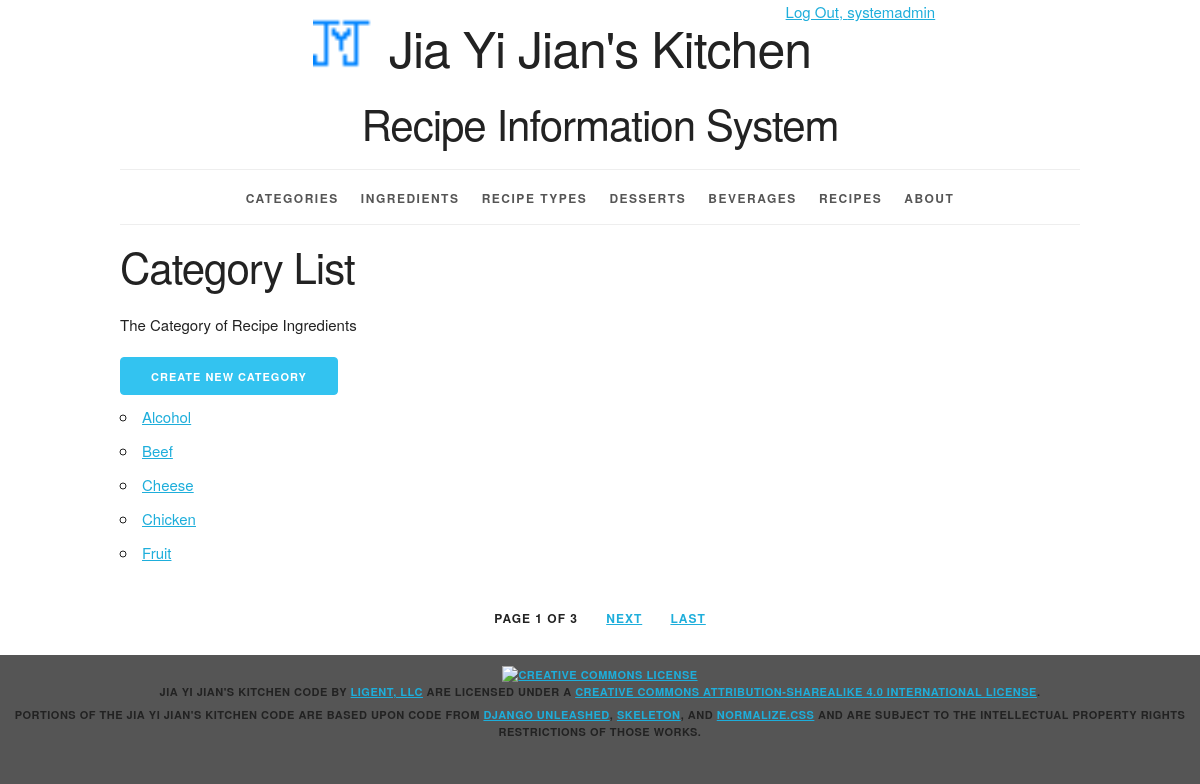
Page /categories/ (signed in) on the committed database.
### recipeinfo/models.py (models this page shows, shortened)
class Category(models.Model):
    category_id = models.AutoField(primary_key=True)
    category_name = models.CharField(max_length=45, unique=True)
    def __str__(self):
        return '%s' % self.category_name
    def get_absolute_url(self):
        return reverse('recipeinfo_category_detail_urlpattern',kwargs={'pk': self.pk})
    class Meta:
        ordering = ['category_name']

### recipeinfo/views.py (the view)
class CategoryList(LoginRequiredMixin, PermissionRequiredMixin, PageLinksMixin, ListView):
    paginate_by = 5
    model = Category
    permission_required = 'recipeinfo.view_category'

### recipeinfo/utils.py (called while the page is built)
    def _page_urls(self, page_number):
        return "?{pkw}={n}".format(
            pkw=self.page_kwarg,
            n=page_number)

    def first_page(self, page):
        if page.number > 1:
            return self._page_urls(1)
        return None

    def previous_page(self, page):
        if (page.has_previous()
                and page.number > 2):
            return self._page_urls(
                page.previous_page_number())
        return None

    def next_page(self, page):
        last_page = page.paginator.num_pages
        if (page.has_next()
                and page.number < last_page - 1):
            return self._page_urls(
                page.next_page_number())
        return None

    def last_page(self, page):
        last_page = page.paginator.num_pages
        if page.number < last_page:
            return self._page_urls(last_page)
        return None

    def get_context_data(self, **kwargs):
        context = super().get_context_data(
            **kwargs)
        page = context.get('page_obj')
        if page is not None:
            context.update({
                'first_page_url':
                    self.first_page(page),
                'previous_page_url':
                    self.previous_page(page),
                'next_page_url':
                    self.next_page(page),
                'last_page_url':
                    self.last_page(page),
            })
        return context

### recipeinfo/templates/recipeinfo/category_list.html (shortened to what this page needs)
{% extends 'recipeinfo/base.html' %}
{% block content %}
<h2>Category List</h2><h6>The Category of Recipe Ingredients</h6>
    {% if perms.recipeinfo.add_category %}
    <div>
         <a href="{% url 'recipeinfo_category_create_urlpattern' %}"
         class="button button-primary">Create New Category</a>
    </div>
    {% endif %}
    <ul>
        {% for category in category_list %}
            <li>
            <a href="{{ category.get_absolute_url }}">{{ category }}</a>
            </li>
        {% empty %}
            <li><em>There are currently no categories in the list.</em></li>
        {% endfor %}
    </ul>
{% endblock %}

### recipeinfo/templates/recipeinfo/base.html (shortened to what this page needs)
{% load staticfiles %}
<!DOCTYPE html>
<html lang="en">
<head>
    <link rel="stylesheet" type="text/css"
          href="{% static 'recipeinfo/normalize.css' %}">
    <link rel="stylesheet" type="text/css"
          href="{% static 'recipeinfo/skeleton.css' %}">
    <link rel="stylesheet" type="text/css"
          href="{% static 'recipeinfo/style.css' %}">
</head>
<body>
<div class="container">
    <div class="offset-by-eight four columns">
        <ul class = "inline">
            {% if user.is_authenticated %}
                <li><a href="{% url 'logout_urlpattern' %}">
                    Log Out, {{ user.get_username }}</a></li>
                {% else %}
                <li><a href="{% url 'login_urlpattern' %}">
                    Log In</a></li>
            {% endif %}
        </ul>
    </div>
    <header class="row">
        <div class="offset-by-one ten columns">
            <h1 class="logo">Jia Yi Jian's Kitchen</h1>
            <h2>Recipe Information System</h2>
        </div>
    </header>
    <nav>
        <ul>
            {% if user.is_authenticated %}
            <li>
                <a href="{% url 'recipeinfo_category_list_urlpattern' %}">
                    Categories</a></li>
            <li>
                <a href="{% url 'recipeinfo_ingredient_list_urlpattern' %}">
                    Ingredients</a></li>
            <li>
                <a href="{% url 'recipeinfo_recipe_type_list_urlpattern' %}">
                    Recipe Types</a></li>
            <li>
                <a href="{% url 'recipeinfo_dessert_list_urlpattern' %}">
                    Desserts</a></li>
            <li>
                <a href="{% url 'recipeinfo_beverage_list_urlpattern' %}">
                    Beverages</a></li>
            <li>
                <a href="{% url 'recipeinfo_recipe_list_urlpattern' %}">
                    Recipes</a></li>
            {% endif %}
            <li>
                <a href="{% url 'about_urlpattern' %}">
                    About</a></li>
        </ul>
    </nav>
    <main>
        {% block content %}{% endblock %}
    </main>
    {% if is_paginated %}
        <div class="row">
            <div class="twelve columns">
                <ul class="pagination">
                    <li>
                        Page {{ page_obj.number }}
                        of {{ paginator.num_pages }}
                    </li>
                    {% if next_page_url %}
                        <li>
                            <a href="{{ next_page_url }}">
                                Next</a>
                        </li>
                    {% endif %}
                    {% if last_page_url %}
                        <li>
                            <a href="{{ last_page_url }}">
                                Last</a>
                        </li>
                    {% endif %}
                </ul>
            </div>
        </div>
    {% endif %}
</div>
<footer>
    <p>
        <a rel="license" href="http://creativecommons.org/licenses/by-sa/4.0/">
            <img alt="Creative Commons License" style="border-width:0"
                 src="https://i.creativecommons.org/l/by-sa/4.0/88x31.png"/>
        </a><br/><span property="dct:title">Jia Yi Jian's Kitchen Code</span>
        by
        <a href="https://www.ligent.net" property="cc:attributionName"
           rel="cc:attributionURL">Ligent, LLC</a> are licensed under a
        <a rel="license" href="http://creativecommons.org/licenses/by-sa/4.0/">Creative Commons Attribution-ShareAlike
            4.0 International License</a>.
    </p>
    <p>Portions of the Jia Yi Jian's Kitchen code are based upon code from
        <a href="https://django-unleashed.com">Django Unleashed</a>,
        <a href="http://getskeleton.com/">Skeleton</a>, and
        <a href="https://necolas.github.io/normalize.css/">Normalize.css</a> and
        are subject to the intellectual property rights restrictions of those works.
    </p>
</footer>
</body>
</html>

### recipeinfo/static/recipeinfo/skeleton.css (style rules this page uses)
.container { position: relative; width: 100%; max-width: 960px; margin: 0 auto; padding: 0 20px; box-sizing: border-box; }
.column, .columns { width: 100%; float: left; box-sizing: border-box; }
@media (min-width: 400px) { .container { width: 85%; padding: 0; } }
@media (min-width: 550px) { .container { width: 80%; } }
@media (min-width: 550px) { .column, .columns { margin-left: 4%; } }
@media (min-width: 550px) { .column:first-child, .columns:first-child { margin-left: 0; } }
@media (min-width: 550px) { .four.columns { width: 30.6666666667%; } }
@media (min-width: 550px) { .ten.columns { width: 82.6666666667%; } }
@media (min-width: 550px) { .twelve.columns { width: 100%; margin-left: 0; } }
@media (min-width: 550px) { .offset-by-one.column, .offset-by-one.columns { margin-left: 8.66666666667%; } }
@media (min-width: 550px) { .offset-by-eight.column, .offset-by-eight.columns { margin-left: 69.3333333333%; } }
html { font-size: 62.5%; }
body { font-size: 1.5em; line-height: 1.6; font-weight: 400; font-family: "Raleway", "HelveticaNeue", "Helvetica Neue", Helvetica, Arial, sans-serif; color: #222; }
h1, h2, h3, h4, h5, h6 { margin-top: 0; margin-bottom: 2rem; font-weight: 300; }
h1 { font-size: 4.0rem; line-height: 1.2; letter-spacing: -.1rem; }
h2 { font-size: 3.6rem; line-height: 1.25; letter-spacing: -.1rem; }
h6 { font-size: 1.5rem; line-height: 1.6; letter-spacing: 0; }
@media (min-width: 550px) { h1 { font-size: 5.0rem; } }
@media (min-width: 550px) { h2 { font-size: 4.2rem; } }
@media (min-width: 550px) { h6 { font-size: 1.5rem; } }
p { margin-top: 0; }
a { color: #1EAEDB; }
.button, button, input[type="submit"], input[type="reset"], input[type="button"] { display: inline-block; height: 38px; padding: 0 30px; color: #555; text-align: center; font-size: 11px; font-weight: 600; line-height: 38px; letter-spacing: .1rem; text-transform: uppercase; text-decoration: none; white-space: nowrap; background-color: transparent; border-radius: 4px; border: 1px solid #bbb; cursor: pointer; box-sizing: border-box; }
.button.button-primary, button.button-primary, input[type="submit"].button-primary, input[type="reset"].button-primary, input[type="button"].button-primary { color: #FFF; background-color: #33C3F0; border-color: #33C3F0; }
ul { list-style: circle inside; }
ol, ul { padding-left: 0; margin-top: 0; }
li { margin-bottom: 1rem; }
button, .button { margin-bottom: 1rem; }
pre, blockquote, dl, figure, table, p, ul, ol, form { margin-bottom: 2.5rem; }
.container:after, .row:after, .u-cf { content: ""; display: table; clear: both; }

### recipeinfo/static/recipeinfo/style.css (style rules this page uses)
html { height: 100%; background-color: #555; }
body { background-color: white; }
body>div>header { text-align: center;; }
header h1 { display: inline-block; font-weight: normal; font-style: normal; width: 100%; margin-top: 0; padding-top: 0; }
.logo { padding-top: 50px; background-image: url("recipeinfo_logo.ico"); background-size: 50px; background-repeat: no-repeat; background-position: top; }
@media (min-width: 750px) { .logo { padding-top: 0; background-size: contain; background-position: 0% 0%; } }
@media (min-width: 1000px) { .logo { background-position: 10% 0%; } }
@media (min-width: 1200px) { .logo { background-position: 15% 0%; } }
nav { border-top: 1px solid #eee; width: 100%; border-bottom: 1px solid #eee; margin: 0 0 1em; padding: 0; }
nav ul { margin: 0; padding: 1em 0; list-style-type: none; text-align: center; }
nav ul li { display: inline; padding: 0; margin: 0 0.25em; font-weight: 600; text-transform: uppercase; text-align: center; font-size: 1rem; letter-spacing: .10rem; }
@media (min-width: 400px) { nav ul li { letter-spacing: .15rem; font-size: 1.2rem; margin: 0 0.5em; } }
@media (min-width: 550px) { nav ul li { margin: 0 0.75em; } }
nav ul li a { color: #555; text-decoration: none; background-color: transparent; cursor: pointer; }
.inline { list-style-type: none; padding: 0; margin: 0 0 -0.5em; }
.inline li { display: inline; }
.pagination li { display: inline-block; padding: 0; margin: 0 1em; font-weight: 600; text-transform: uppercase; font-size: 1.2rem; letter-spacing: .10rem; }
.pagination { margin: 0; padding: 1em 0; list-style-type: none; text-align: center; }
body>footer { width: 100%; background-color: #555; font-size: 1.1rem; letter-spacing: .05rem; font-weight: 600; text-transform: uppercase; text-align: center; padding: 1em 0; margin: 1em 0; }
body>footer p { margin-bottom: 0.5rem; }

### rows in the picture
Category: category_name "Alcohol"
Category: category_name "Beef"
Category: category_name "Cheese"
Category: category_name "Chicken"
Category: category_name "Fruit"

### other values in the picture
{{ user.get_username }} "systemadmin"
{{ page_obj.number }} "1"
{{ paginator.num_pages }} "3"
